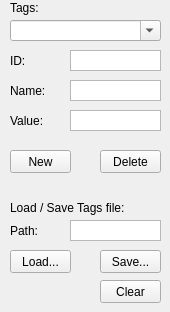
    <widget class="QWidget" name="tab">
     <attribute name="title">
      <string>Tags</string>
     </attribute>
     <widget class="QLabel" name="labelTagsList">
      <property name="geometry">
       <rect>
        <x>10</x>
        <y>0</y>
        <width>151</width>
        <height>16</height>
       </rect>
      </property>
      <property name="text">
       <string>Tags:</string>
      </property>
     </widget>
     <widget class="QComboBox" name="comboTagsList">
      <property name="geometry">
       <rect>
        <x>10</x>
        <y>20</y>
        <width>151</width>
        <height>21</height>
       </rect>
      </property>
      <property name="editable">
       <bool>true</bool>
      </property>
      <property name="insertPolicy">
       <enum>QComboBox::InsertPolicy::NoInsert</enum>
      </property>
     </widget>
     <widget class="QPlainTextEdit" name="plainTagName">
      <property name="geometry">
       <rect>
        <x>70</x>
        <y>80</y>
        <width>91</width>
        <height>21</height>
       </rect>
      </property>
      <property name="verticalScrollBarPolicy">
       <enum>Qt::ScrollBarPolicy::ScrollBarAlwaysOff</enum>
      </property>
      <property name="horizontalScrollBarPolicy">
       <enum>Qt::ScrollBarPolicy::ScrollBarAlwaysOff</enum>
      </property>
      <property name="lineWrapMode">
       <enum>QPlainTextEdit::LineWrapMode::NoWrap</enum>
      </property>
      <property name="readOnly">
       <bool>false</bool>
      </property>
     </widget>
     <widget class="QLabel" name="labelTagName">
      <property name="geometry">
       <rect>
        <x>10</x>
        <y>80</y>
        <width>61</width>
        <height>21</height>
       </rect>
      </property>
      <property name="text">
       <string>Name:</string>
      </property>
     </widget>
     <widget class="QPlainTextEdit" name="plainTagValue">
      <property name="geometry">
       <rect>
        <x>70</x>
        <y>110</y>
        <width>91</width>
        <height>21</height>
       </rect>
      </property>
      <property name="verticalScrollBarPolicy">
       <enum>Qt::ScrollBarPolicy::ScrollBarAlwaysOff</enum>
      </property>
      <property name="horizontalScrollBarPolicy">
       <enum>Qt::ScrollBarPolicy::ScrollBarAlwaysOff</enum>
      </property>
      <property name="lineWrapMode">
       <enum>QPlainTextEdit::LineWrapMode::NoWrap</enum>
      </property>
      <property name="readOnly">
       <bool>false</bool>
      </property>
     </widget>
     <widget class="QLabel" name="labelTagValue">
      <property name="geometry">
       <rect>
        <x>10</x>
        <y>110</y>
        <width>61</width>
        <height>21</height>
       </rect>
      </property>
      <property name="text">
       <string>Value:</string>
      </property>
     </widget>
     <widget class="QLabel" name="labelTagID">
      <property name="geometry">
       <rect>
        <x>10</x>
        <y>50</y>
        <width>61</width>
        <height>21</height>
       </rect>
      </property>
      <property name="text">
       <string>ID:</string>
      </property>
     </widget>
     <widget class="QPlainTextEdit" name="plainTagID">
      <property name="geometry">
       <rect>
        <x>70</x>
        <y>50</y>
        <width>91</width>
        <height>21</height>
       </rect>
      </property>
      <property name="verticalScrollBarPolicy">
       <enum>Qt::ScrollBarPolicy::ScrollBarAlwaysOff</enum>
      </property>
      <property name="horizontalScrollBarPolicy">
       <enum>Qt::ScrollBarPolicy::ScrollBarAlwaysOff</enum>
      </property>
      <property name="undoRedoEnabled">
       <bool>false</bool>
      </property>
      <property name="lineWrapMode">
       <enum>QPlainTextEdit::LineWrapMode::NoWrap</enum>
      </property>
      <property name="readOnly">
       <bool>true</bool>
      </property>
     </widget>
     <widget class="QPushButton" name="pushTagDelete">
      <property name="geometry">
       <rect>
        <x>100</x>
        <y>150</y>
        <width>61</width>
        <height>23</height>
       </rect>
      </property>
      <property name="text">
       <string>Delete</string>
      </property>
     </widget>
     <widget class="QPushButton" name="pushTagNew">
      <property name="geometry">
       <rect>
        <x>10</x>
        <y>150</y>
        <width>61</width>
        <height>23</height>
       </rect>
      </property>
      <property name="text">
       <string>New</string>
      </property>
     </widget>
     <widget class="QLabel" name="labelTagsFilepath">
      <property name="geometry">
       <rect>
        <x>10</x>
        <y>220</y>
        <width>61</width>
        <height>21</height>
       </rect>
      </property>
      <property name="text">
       <string>Path:</string>
      </property>
     </widget>
     <widget class="QPlainTextEdit" name="plainTagsFilepath">
      <property name="geometry">
       <rect>
        <x>70</x>
        <y>220</y>
        <width>91</width>
        <height>21</height>
       </rect>
      </property>
      <property name="verticalScrollBarPolicy">
       <enum>Qt::ScrollBarPolicy::ScrollBarAlwaysOff</enum>
      </property>
      <property name="horizontalScrollBarPolicy">
       <enum>Qt::ScrollBarPolicy::ScrollBarAlwaysOff</enum>
      </property>
      <property name="readOnly">
       <bool>true</bool>
      </property>
     </widget>
     <widget class="QPushButton" name="pushTagsLoad">
      <property name="geometry">
       <rect>
        <x>10</x>
        <y>250</y>
        <width>61</width>
        <height>23</height>
       </rect>
      </property>
      <property name="text">
       <string>Load...</string>
      </property>
     </widget>
     <widget class="QPushButton" name="pushTagsSave">
      <property name="geometry">
       <rect>
        <x>100</x>
        <y>250</y>
        <width>61</width>
        <height>23</height>
       </rect>
      </property>
      <property name="text">
       <string>Save...</string>
      </property>
     </widget>
     <widget class="QPushButton" name="pushTagsClear">
      <property name="geometry">
       <rect>
        <x>100</x>
        <y>280</y>
        <width>61</width>
        <height>23</height>
       </rect>
      </property>
      <property name="text">
       <string>Clear</string>
      </property>
     </widget>
     <widget class="QLabel" name="labelTagsFile">
      <property name="geometry">
       <rect>
        <x>10</x>
        <y>200</y>
        <width>151</width>
        <height>16</height>
       </rect>
      </property>
      <property name="text">
       <string>Load / Save Tags file:</string>
      </property>
     </widget>
    </widget>
